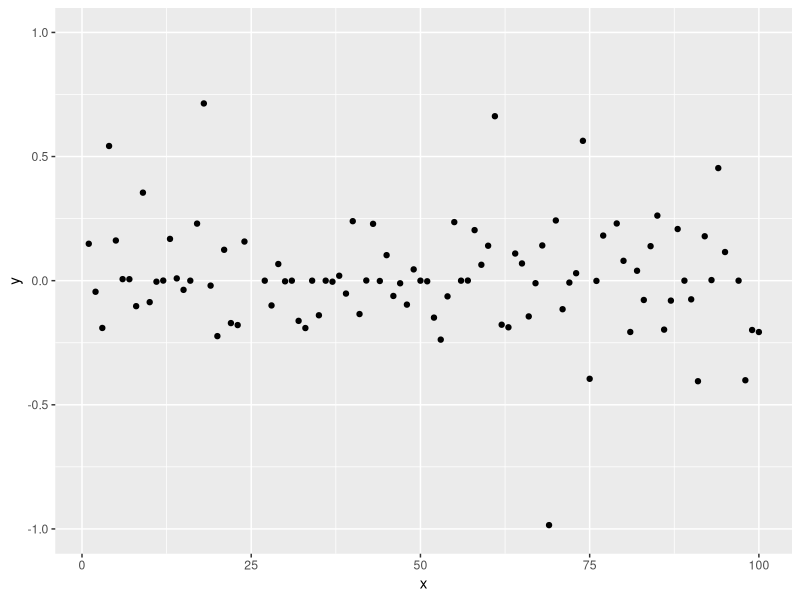
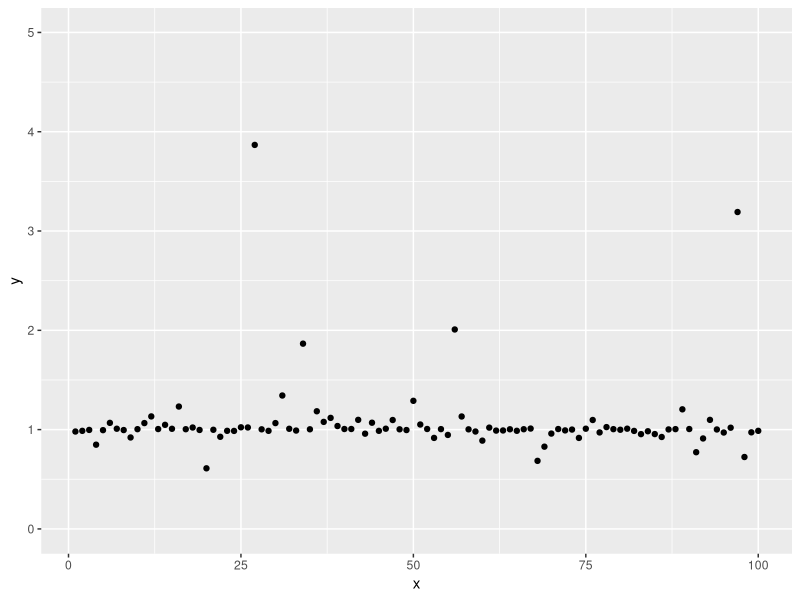
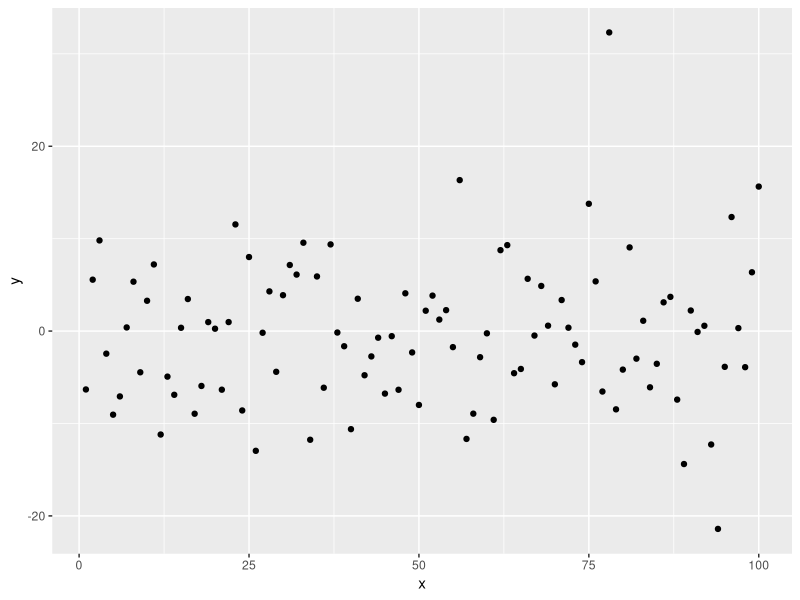
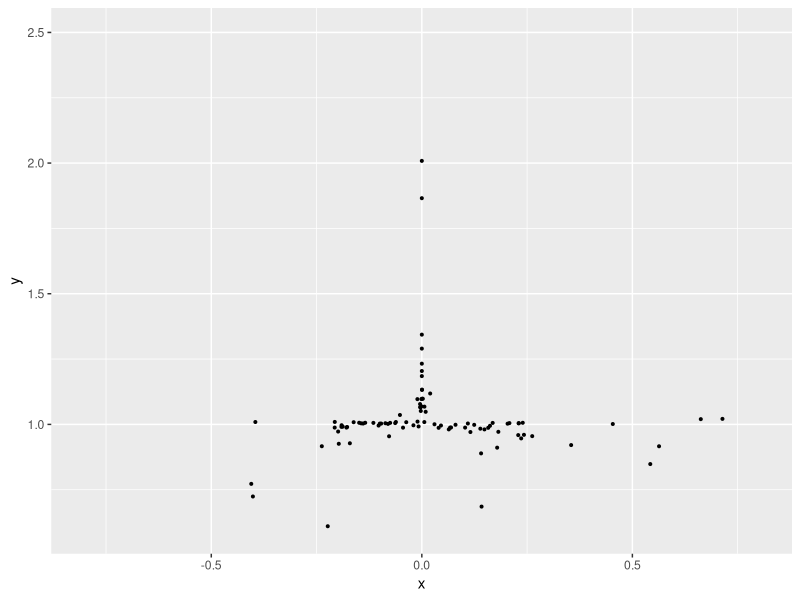

The R source for these figures, in order:
library("tidyverse")
x_icount <- 50
n <- 100
x_i <- 1:x_icount
waldtesta <- rep(0,n)
waldtestb <- rep(0,n)
waldtestg <- rep(0,n)
conff1b <- matrix(nrow=n, ncol=2)
conff1a <- matrix(nrow=n, ncol=2)
conff1g <- matrix(nrow=n, ncol=2)
limits <- rep(0,n)
errors <- rep(0,n)
betahat <- rep(0,n)
ahat <- rep(0,n)
gammahat <- rep(0,n)
resulthypotese <- rep(0,n)
bstar <- 2
crit = pchisq(0.05,df=2,lower.tail = FALSE)
beta <- function(b,c1 = 1,c2 = 0) {
  b ^ (c1 * x_i + c2)
}

for (ii in 1:n) {
  yi <- rnorm(x_icount, mean=0, sd=1)
  likelihood <- function(a,b) {
    1 / sqrt(2*pi)^x_icount * prod(exp (( a * b ^x_i -yi)^2)/2)
  }
  
  s <- function(b) {
    a_s <- sum(beta(b))
    b_s <- (sum(beta(b))) / n * sum(beta(b)) 
    c_s <- (sum(beta(b))) / n * sum(yi)
    d_s <- sum(yi*beta(b))
    sahat <- (c_s-d_s)/(b_s-a_s)
    gamma <- 1 / n * sum(sahat*beta(b)-yi) 
    - sum((sahat * beta(b) + gamma - yi ) * beta(b,1,-1) * x_i* sahat)
  }
  
  i <- function(b) {
    a_s <- sum(beta(b))
    b_s <- (sum(beta(b))) / n * sum(beta(b)) 
    c_s <- (sum(beta(b))) / n * sum(yi)
    d_s <- sum(yi*beta(b))
    sahat <- (c_s-d_s)/(b_s-a_s)
    gamma <- 1 / n * sum(sahat*beta(b))- sum(yi)
    imi <- sum(x_i * sahat * beta(b,1,-2) * ((2*x_i-1) * sahat *beta(b) + 
             gamma * (x_i-1) - ((sahat * beta(b) + gamma)) *(x_i -1)  ))
    imi^-1
  }
  
  intim <- function(b, funk1, funk2) {
    score <- funk1 
    fish <- funk2 
    bk <- b
    itt <-0
    itt1 <- 0
    itt2 <- 0 
    while(abs(score(bk) * fish(bk))>0.001) {
      itt<- itt + 1
      bk = bk + fish(bk) * score(bk)
      if (!is.finite(score(bk))==TRUE | !is.finite((fish(bk)))==TRUE) {
        cat("ERROR!", "\n")
        itt2 <- 1
        break
      }
      if (itt>5000) {
        cat("break", "\n")
        itt1 <- 1
        break(intim)
      }
    }
    c(bk,itt, itt1, itt2)
  }
  resultatintim <- intim(bstar, s, i)
  betahat[ii] <-  resultatintim[1] 
  ahat_s <- sum(beta(betahat[ii]))
  bhat_s <- (sum(beta(betahat[ii]))) / n * sum(beta(betahat[ii])) 
  chat_s <- (sum(beta(betahat[ii]))) / n * sum(yi)
  dhat_s <- sum(yi*beta(betahat[ii]))
  ahat[ii] <- (chat_s-dhat_s)/(bhat_s-ahat_s)
  gammahat[ii] <- 1 / n * sum(ahat[ii]*beta(betahat[ii]))- sum(yi)
  lmle <- likelihood(ahat[ii],betahat[ii])
  lognorm <- function(a,b) {
    -2*log(lmle/likelihood(0,1))
  }
  
  resulthypotese[ii] <- lognorm(ahat[ii], betahat[ii])<=crit
  j22y <- 1 / (sum(ahat[ii] * (2 * x_i - 1) * beta(betahat[ii],2,-1) * x_i) -sum(ahat[ii] * x_i *(x_i - 1)* beta(betahat[ii], 1, 0 ) * yi))
  j11y <- 1 / (sum(beta(betahat[ii],2,0)))
  j33y <- 1 / x_icount
  waldtesta[ii]  <- ((ahat[ii]-0)^2)/ j11y
  waldtestb[ii] <- (betahat[ii]-1) ^ 2 / j22y
  waldtestg[ii] <- (gammahat[ii]-0)^2/ j33y
  conff1b[ii,1] <- betahat[ii] - 1.96 * sqrt(abs(j22y))
  conff1b[ii,2] <- betahat[ii] + 1.96 * sqrt(abs(j22y))
  conff1a[ii,1] <- ahat[ii] - 1.96 * sqrt(abs(j11y))
  conff1a[ii,2] <- ahat[ii] + 1.96 * sqrt(abs(j11y))
  conff1g[ii,1] <- gammahat[ii] - 1.96 * sqrt(abs(j33y))
  conff1g[ii,2] <- gammahat[ii] + 1.96 * sqrt(abs(j33y))
  limits[ii] <- resultatintim[3]
  errors[ii] <- resultatintim[4]
  cat("Iteration=", ii, "Limits=", sum(limits),  "Errors=",sum(errors) , "\n") 
}
cat("Hvilke ahat waldtest ligger inde for confidence intervallet", "\n")
confresula <- which(conff1a[,1] < waldtesta & conff1a[,2] > waldtesta); confresula
length(confresula)
cat("Hvilke betahat waldtest ligger inde for confidence intervallet", "\n")
confresulb <- which(conff1b[,1] < waldtestb & conff1b[,2] > waldtestb); confresulb
length(confresulb)
cat("Hvilke gammahat waldtest ligger inde for confidence intervallet", "\n")
confresulg <- which(conff1g[,1] < waldtestg & conff1g[,2] > waldtestg); confresulg
length(confresulg)
cat("Number of accepted H0 hypothesis", "\n")
sum(resulthypotese)
ahat_plot <- data.frame(x=1:n, y= ahat)
betahat_plot <- data.frame(x=1:n, y= betahat)
gammahat_plot <- data.frame(x=1:n, y=gammahat)
ahat_betahat <- data.frame(x= ahat, y=betahat)
ggplot(ahat_plot, aes(x,y)) +
  geom_point() + 
  scale_y_continuous(limits=c(-1,1))
ggplot(betahat_plot, aes(x,y)) +
  geom_point() +
  scale_y_continuous(limits=c(0,5))
ggplot(gammahat_plot, aes(x,y)) +
  geom_point()
ggplot(ahat_betahat, aes(x,y)) +
  geom_point(size = 0.7) + 
  scale_y_continuous(limits=c(0.6,2.5)) +
  scale_x_continuous(limits=c(-0.8,0.8))

